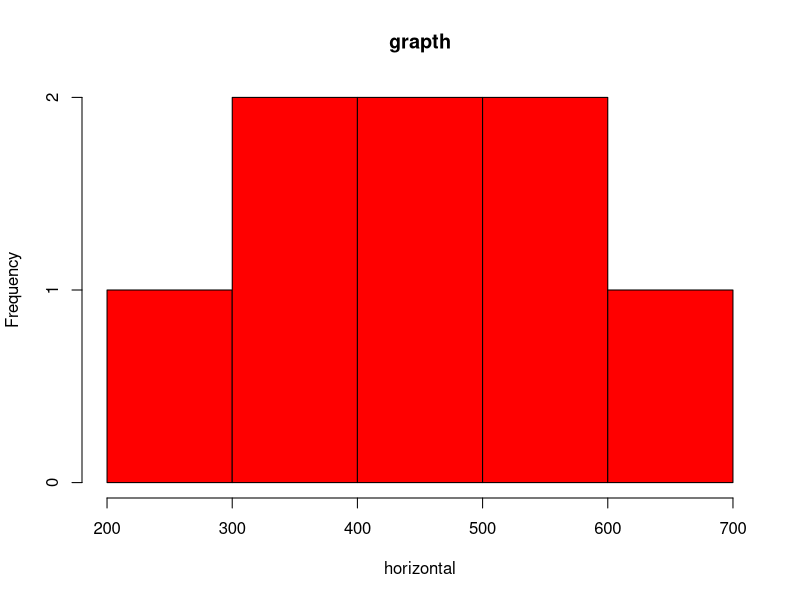
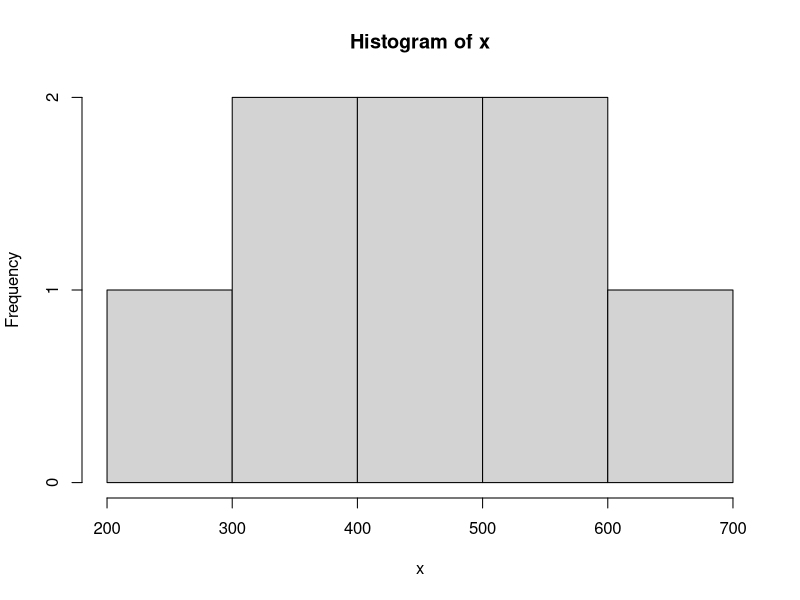
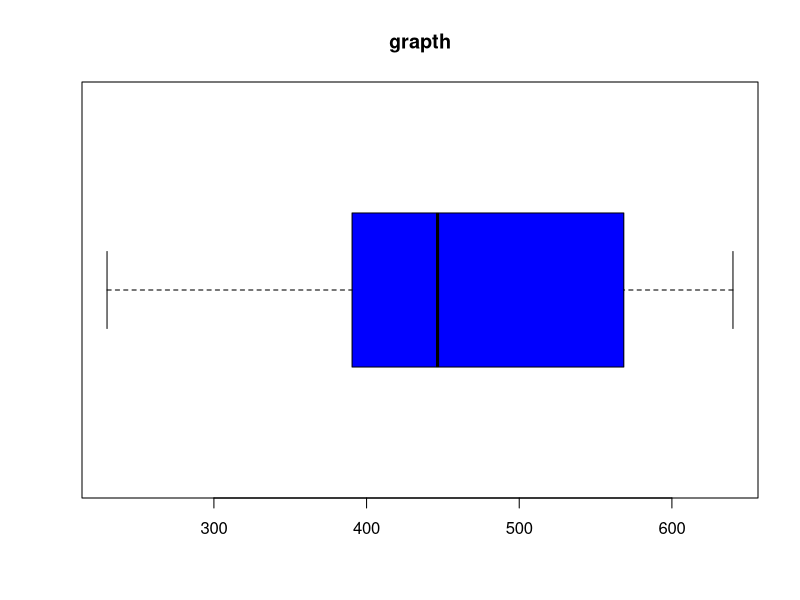

The R source for these figures, in order:
x <- c(230,395,417,595,476,386,640,542)
hist(x,main = "grapth",xlab ="horizontal",col ="red")
hist(x)

boxplot(x,horizontal = TRUE,main = "grapth",col = "blue")

IQR(x)
range(x)
640-230

x <- 4
dpois(x,2.5)
ppois